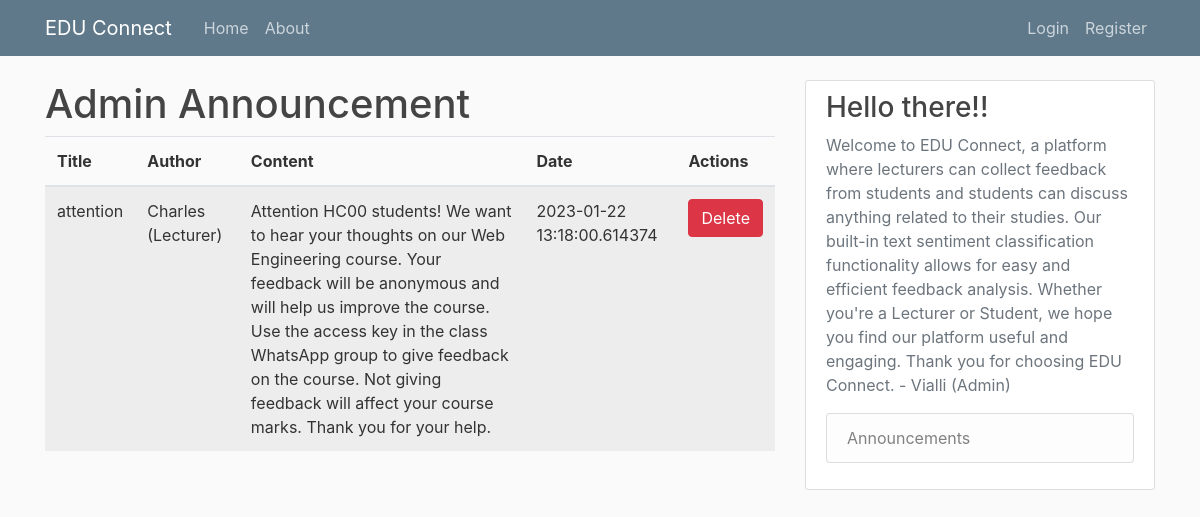
Screenshot of /announcement with the database file from the repository.
### EDUConnect/models.py (models this page shows, shortened)
class Announcement(db.Model):
    id = db.Column(db.Integer, primary_key=True)
    title = db.Column(db.String(100), nullable=False)
    content = db.Column(db.Text, nullable=False)
    author_id = db.Column(db.Integer, db.ForeignKey('user.id'), nullable=False)
    created_at = db.Column(db.DateTime, default=datetime.utcnow)
    author = db.relationship("User", backref="announcements", lazy=True)

class User(db.Model, UserMixin):
    id = db.Column(db.Integer, primary_key=True)
    username = db.Column(db.String(100), unique=True, nullable=False)
    email = db.Column(db.String(120), unique=True, nullable=False)
    image_file = db.Column(db.String(20), nullable=False, default='default.jpg')
    password = db.Column(db.String(60), nullable=False)
    posts = db.relationship('Post', backref='author', lazy=True)
    comments = db.relationship('Comment', backref='user', passive_deletes=True)
    role = db.Column(db.String(20), nullable=False, default='user')

### EDUConnect/admin/routes.py (the view)
@admin.route('/announcement')
def announcement():
    page = request.args.get('page', 1, type=int)
    announcement = Announcement.query.paginate(page=page, per_page=5)
    return render_template('admin_announcement.html', announcement=announcement)

### EDUConnect/templates/admin_announcement.html (shortened to what this page needs)
{% extends 'layout.html' %}
{% block content %}
  <h1>Admin Announcement</h1>
  <table class="table table-striped">
    <thead>
      <tr>
        <th>Title</th>
        <th>Author</th>
        <th>Content</th>
        <th>Date</th>
        <th>Actions</th>
      </tr>
    </thead>
    <tbody>
      {% for announcement in announcement.items %}
        <tr>
          <td>{{ announcement.title }}</td>
          <td>{{ announcement.author.username }}</td>
          <td>{{ announcement.content }}</td>
          <td>{{ announcement.created_at }}</td>
          <td>
            <form action="{{ url_for('admin.delete_announcement', id=announcement.id) }}" method="post">
                <input type="submit" value="Delete" class="btn btn-danger">
            </form>
          </td>
        </tr>
      {% endfor %}
    </tbody>
  </table>
{% endblock content %}

### EDUConnect/static/main.css (style rules this page uses)
body { background: #fafafa; color: #333333; margin-top: 5rem; }
h1, h2, h3, h4, h5, h6 { color: #444444; }

### rows the page displays
Announcement: title "attention", author.username "Charles (Lecturer)", content "Attention HC00 students! We want to hear your thoughts on our Web Engineering course. Your feedback will be anonymous and will help us improve the course. Use the access key in the class WhatsApp group to give feedback on the course. Not giving feedback will affect your course marks. Thank you for your help.", created_at "2023-01-22 13:18:00.614374"
